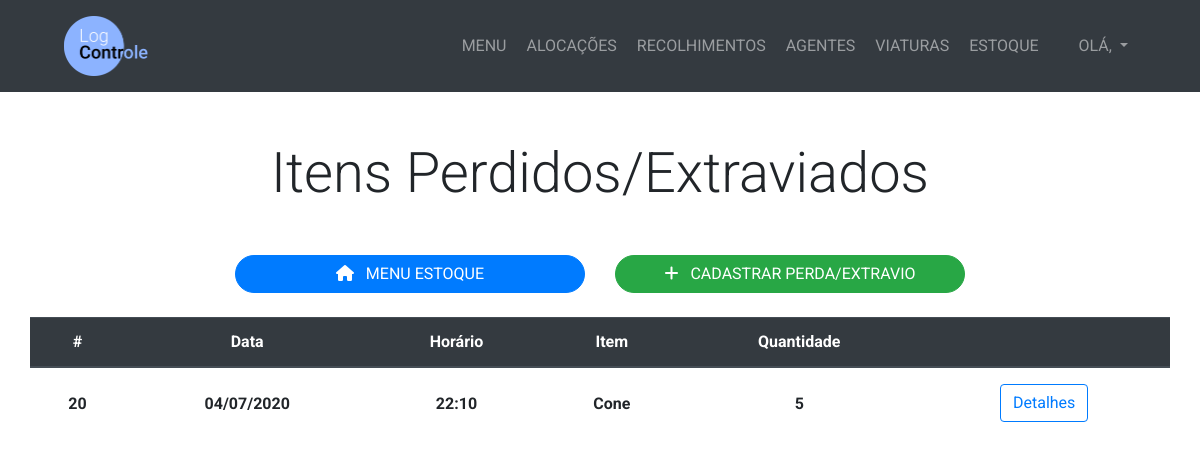
/estoque/itens-perdidos-extraviados/, run on an earlier commit of the app's database.
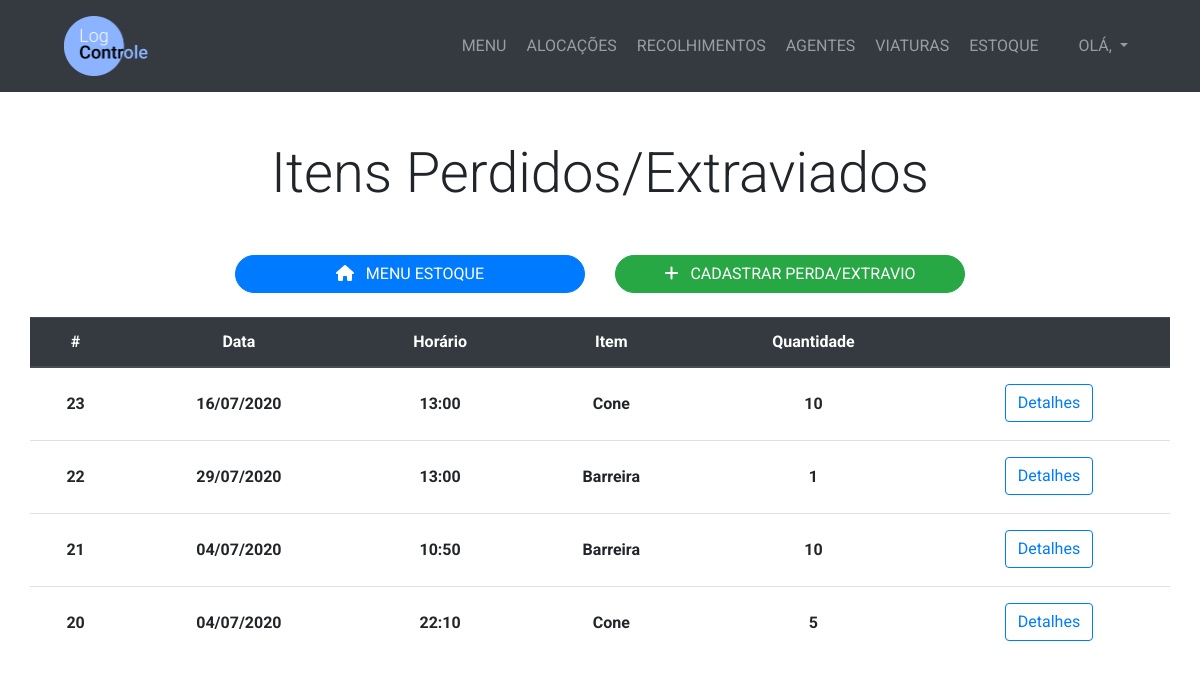
And on a later commit of the database.
### management/models.py (models this page shows, shortened)
class ItemPerdidoExtraviado(models.Model):
    data = models.DateField()
    horario = models.TimeField()
    alocacao = models.ForeignKey(Alocacao, on_delete=models.PROTECT)
    quantidade = models.IntegerField()

class Alocacao(models.Model):
    TURNO_CHOICES = (
        ('Manhã', 'Manhã'),
        ('Tarde', 'Tarde'),
        ('Noite', 'Noite'),
        ('Madrugada', 'Madrugada')
    )
    STATUS_CHOICES = (
        ('Aberto', 'Aberto'),
        ('Fechado', 'Fechado'),
        ('Desativado', 'Desativado')
    )
    data = models.DateField()
    horario = models.TimeField()
    item = models.ForeignKey(Item, on_delete=models.PROTECT)
    quantidade = models.IntegerField()
    turno = models.CharField(max_length=10, choices=TURNO_CHOICES)
    viatura = models.ForeignKey(Viatura, on_delete=models.PROTECT, blank=True, null=True)
    rua = models.CharField(max_length=200)
    numero = models.CharField(max_length=10)
    bairro = models.CharField(max_length=25)
    complemento = models.CharField(max_length=25, blank=True)
    motivo = models.CharField(max_length=100, blank=True)
    cadastrador = models.ForeignKey(User, on_delete=models.PROTECT)
    status = models.CharField(max_length=11, choices=STATUS_CHOICES, default='Fechado')

class Item(models.Model):
    nome = models.CharField(max_length=100)

### management/views.py (the view)
# urls.py: path('estoque/itens-perdidos-extraviados/', views.menu_item_perdido, name='menu_item_perdido'),
def menu_item_perdido(request):
    itensperdidos = ItemPerdidoExtraviado.objects.all().order_by('-id')
    return render(request, 'management/menu_item_perdido.html', {'itensperdidos':itensperdidos})

### management/templates/management/menu_item_perdido.html
{% extends 'management/base.html' %}
{% block content %}
  <section class="py-5">
    <div class="container">
      <h1 class="display-4 text-center mb-5">Itens Perdidos/Extraviados</h1>
      <div class="row justify-content-center">
        <div class="col-lg-4">
          <a href="{% url 'menu_estoque' %}" class="btn btn-primary btn-block rounded-pill"><i class="fas fa-home mr-2"></i> MENU ESTOQUE</a>
        </div>
        <div class="col-lg-4">
          <a href="#" class="btn btn-success btn-block rounded-pill"><i class="fas fa-plus mr-2"></i> CADASTRAR PERDA/EXTRAVIO</a>
        </div>
      </div>
      <div class="row justify-content-center mt-4">
        <div class="table-responsive" id="tabela-colaboracao">
          <table class="table table-hover">
            <thead class="thead-dark">
              <tr>
                <th scope="col" class="text-center">#</th>
                <th scope="col" class="text-center">Data</th>
                <th scope="col" class="text-center">Horário</th>
                <th scope="col" class="text-center">Item</th>
                <th scope="col" class="text-center">Quantidade</th>
                <th scope="col" class="text-center"></th>
              </tr>
            </thead>
            <tbody>
              {% for itemperdido in itensperdidos %}
                <tr>
                  <th scope="row" class="text-center py-4">{{ itemperdido.id }}</th>
                  <th scope="row" class="text-center py-4">{{ itemperdido.data|date:'d/m/Y' }}</th>
                  <th scope="row" class="text-center py-4">{{ itemperdido.horario|date:'H:i' }}</th>
                  <th scope="row" class="text-center py-4">{{ itemperdido.alocacao.item.nome }}</th>
                  <th scope="row" class="text-center py-4">{{ itemperdido.quantidade }}</th>
                  <th scope="row" class="text-center py-3"><a href="{% url 'detalhe_item_perdido' itemperdido.id %}" class="btn btn-outline-primary">Detalhes</a></th>
                </tr>
              {% endfor %}
            </tbody>
          </table>
        </div>
      </div>
    </div>
  </section>
{% endblock %}

What changed in the data, as far as the page shows it:
added ItemPerdidoExtraviado: id "23", data "16/07/2020", horario "13:00", alocacao.item.nome "Cone", quantidade "10"
added ItemPerdidoExtraviado: id "22", data "29/07/2020", horario "13:00", alocacao.item.nome "Barreira", quantidade "1"
added ItemPerdidoExtraviado: id "21", data "04/07/2020", horario "10:50", alocacao.item.nome "Barreira", quantidade "10"
